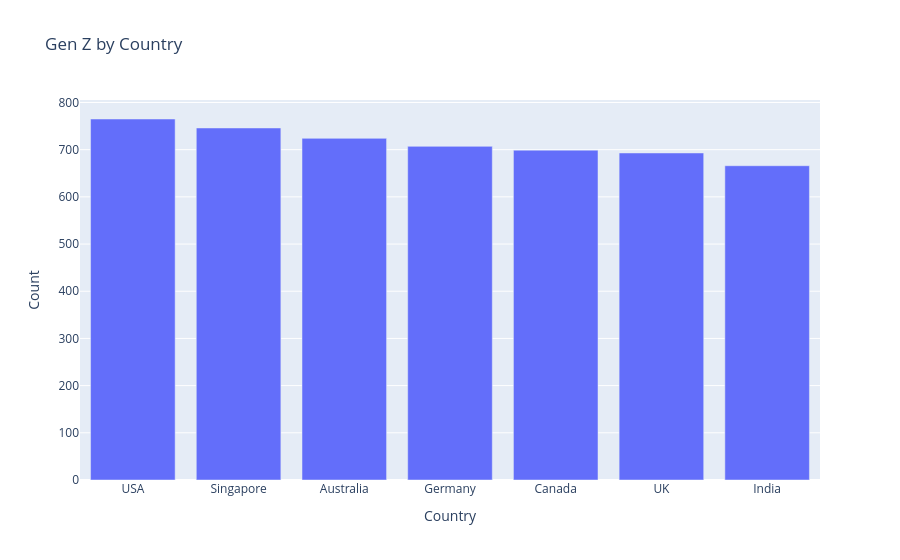

Notebook code for this chart:
### Code cell
# Country distribution
country = info['Country'].value_counts()
graph_1 = px.bar(x=country.index, y=country.values, title='Gen Z by Country', labels={'x': 'Country', 'y': 'Count'})
graph_1.show()

### Figure 1 — Plotly figure (JSON) as saved in the notebook; plotly's stock layout.template omitted (floating-point values rounded to 4 significant figures)
{"data": [{"hovertemplate": "Country=%{x}<br>Count=%{y}<extra></extra>", "legendgroup": "", "marker": {"color": "#636efa", "pattern": {"shape": ""}}, "name": "", "orientation": "v", "showlegend": false, "textposition": "auto", "type": "bar", "x": ["USA", "Singapore", "Australia", "Germany", "Canada", "UK", "India"], "xaxis": "x", "y": [765, 746, 724, 707, 699, 693, 666], "yaxis": "y"}], "layout": {"barmode": "relative", "legend": {"tracegroupgap": 0}, "title": {"text": "Gen Z by Country"}, "xaxis": {"anchor": "y", "domain": [0, 1], "title": {"text": "Country"}}, "yaxis": {"anchor": "x", "domain": [0, 1], "title": {"text": "Count"}}}}
